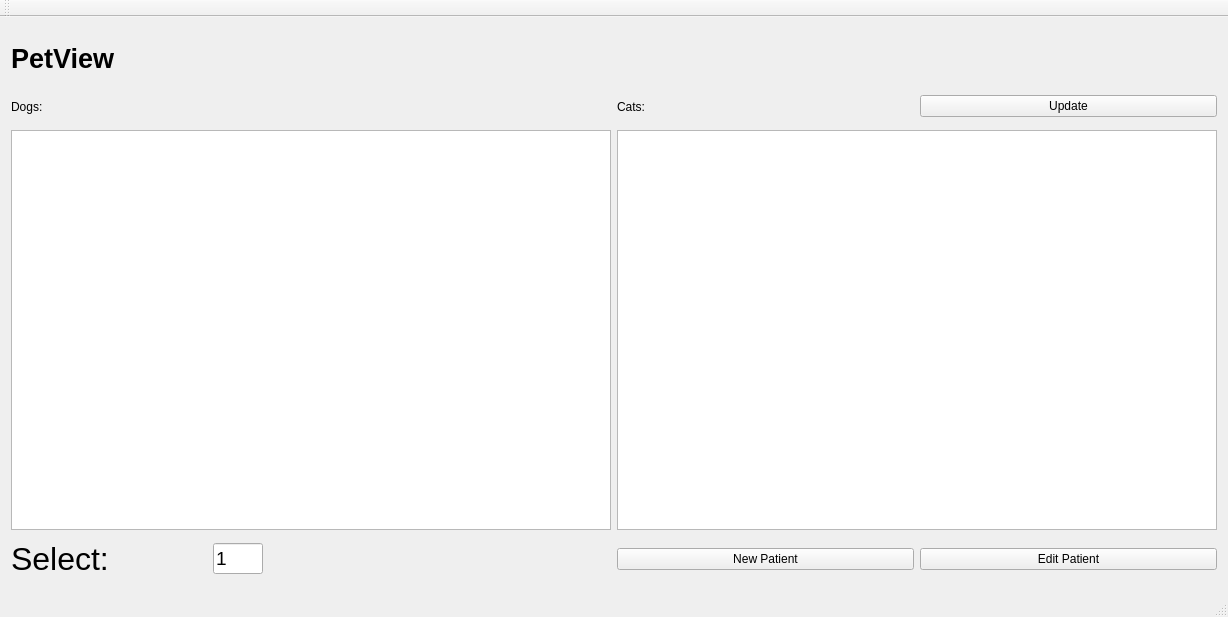
<?xml version="1.0" encoding="UTF-8"?>
<ui version="4.0">
 <class>MainWindow</class>
 <widget class="QMainWindow" name="MainWindow">
  <property name="geometry">
   <rect>
    <x>0</x>
    <y>0</y>
    <width>1224</width>
    <height>617</height>
   </rect>
  </property>
  <property name="windowTitle">
   <string>PetView</string>
  </property>
  <widget class="QWidget" name="centralWidget">
   <layout class="QGridLayout" name="gridLayout">
    <item row="4" column="3" colspan="2">
     <widget class="QTextBrowser" name="cat_textbrowser">
      <property name="minimumSize">
       <size>
        <width>600</width>
        <height>400</height>
       </size>
      </property>
      <property name="maximumSize">
       <size>
        <width>600</width>
        <height>400</height>
       </size>
      </property>
     </widget>
    </item>
    <item row="5" column="4">
     <widget class="QPushButton" name="edit_patient">
      <property name="text">
       <string>Edit Patient</string>
      </property>
     </widget>
    </item>
    <item row="4" column="0" colspan="3">
     <widget class="QTextBrowser" name="dog_textbrowser">
      <property name="minimumSize">
       <size>
        <width>600</width>
        <height>400</height>
       </size>
      </property>
      <property name="maximumSize">
       <size>
        <width>600</width>
        <height>400</height>
       </size>
      </property>
     </widget>
    </item>
    <item row="5" column="0" alignment="Qt::AlignLeft">
     <widget class="QLabel" name="label">
      <property name="maximumSize">
       <size>
        <width>16777215</width>
        <height>16777215</height>
       </size>
      </property>
      <property name="font">
       <font>
        <pointsize>24</pointsize>
       </font>
      </property>
      <property name="text">
       <string>Select:</string>
      </property>
     </widget>
    </item>
    <item row="5" column="3">
     <widget class="QPushButton" name="pushButton">
      <property name="text">
       <string>New Patient</string>
      </property>
     </widget>
    </item>
    <item row="5" column="1" alignment="Qt::AlignLeft">
     <widget class="QLineEdit" name="lineEdit">
      <property name="maximumSize">
       <size>
        <width>50</width>
        <height>16777215</height>
       </size>
      </property>
      <property name="font">
       <font>
        <pointsize>14</pointsize>
       </font>
      </property>
      <property name="text">
       <string>1</string>
      </property>
     </widget>
    </item>
    <item row="1" column="0">
     <widget class="QLabel" name="label_4">
      <property name="minimumSize">
       <size>
        <width>0</width>
        <height>50</height>
       </size>
      </property>
      <property name="maximumSize">
       <size>
        <width>16777215</width>
        <height>50</height>
       </size>
      </property>
      <property name="font">
       <font>
        <pointsize>20</pointsize>
        <weight>75</weight>
        <bold>true</bold>
       </font>
      </property>
      <property name="text">
       <string>PetView</string>
      </property>
     </widget>
    </item>
    <item row="3" column="0">
     <widget class="QLabel" name="label_2">
      <property name="minimumSize">
       <size>
        <width>0</width>
        <height>25</height>
       </size>
      </property>
      <property name="maximumSize">
       <size>
        <width>16777215</width>
        <height>30</height>
       </size>
      </property>
      <property name="text">
       <string>Dogs:</string>
      </property>
     </widget>
    </item>
    <item row="3" column="3">
     <widget class="QLabel" name="label_3">
      <property name="minimumSize">
       <size>
        <width>0</width>
        <height>25</height>
       </size>
      </property>
      <property name="maximumSize">
       <size>
        <width>16777215</width>
        <height>25</height>
       </size>
      </property>
      <property name="text">
       <string>Cats:</string>
      </property>
     </widget>
    </item>
    <item row="3" column="4">
     <widget class="QPushButton" name="update">
      <property name="text">
       <string>Update</string>
      </property>
     </widget>
    </item>
   </layout>
  </widget>
  <widget class="QToolBar" name="mainToolBar">
   <attribute name="toolBarArea">
    <enum>TopToolBarArea</enum>
   </attribute>
   <attribute name="toolBarBreak">
    <bool>false</bool>
   </attribute>
  </widget>
  <widget class="QStatusBar" name="statusBar"/>
 </widget>
 <layoutdefault spacing="6" margin="11"/>
 <resources/>
 <connections/>
</ui>
